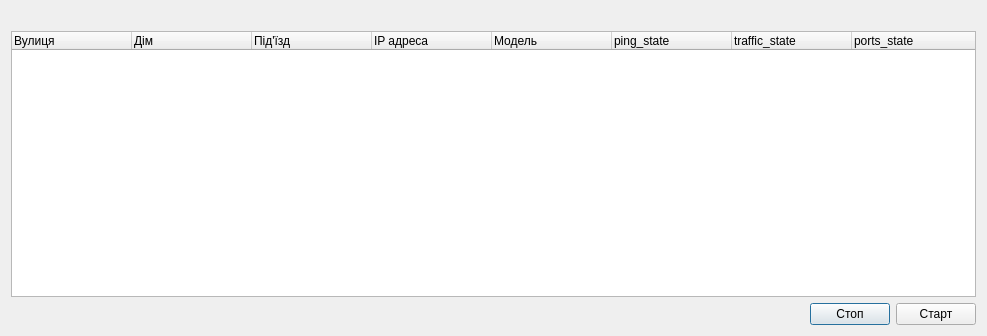
<?xml version="1.0" encoding="UTF-8"?>
<ui version="4.0">
 <class>SwitchesAlarmsDialogBase</class>
 <widget class="QDialog" name="SwitchesAlarmsDialogBase">
  <property name="geometry">
   <rect>
    <x>0</x>
    <y>0</y>
    <width>987</width>
    <height>336</height>
   </rect>
  </property>
  <property name="windowTitle">
   <string>Switches Alarms</string>
  </property>
  <layout class="QGridLayout" name="gridLayout">
   <item row="0" column="0" colspan="3">
    <layout class="QVBoxLayout" name="verticalLayout_2">
     <item>
      <layout class="QHBoxLayout" name="horizontalLayout"/>
     </item>
     <item>
      <widget class="QLabel" name="stateLabel">
       <property name="text">
        <string/>
       </property>
      </widget>
     </item>
     <item>
      <widget class="QTreeWidget" name="objectBrowser">
       <property name="columnCount">
        <number>8</number>
       </property>
       <attribute name="headerDefaultSectionSize">
        <number>120</number>
       </attribute>
       <column>
        <property name="text">
         <string>Вулиця</string>
        </property>
       </column>
       <column>
        <property name="text">
         <string>Дім</string>
        </property>
       </column>
       <column>
        <property name="text">
         <string>Під'їзд</string>
        </property>
       </column>
       <column>
        <property name="text">
         <string>IP адреса</string>
        </property>
       </column>
       <column>
        <property name="text">
         <string>Модель</string>
        </property>
       </column>
       <column>
        <property name="text">
         <string>ping_state</string>
        </property>
       </column>
       <column>
        <property name="text">
         <string>traffic_state</string>
        </property>
       </column>
       <column>
        <property name="text">
         <string>ports_state</string>
        </property>
       </column>
      </widget>
     </item>
    </layout>
   </item>
   <item row="1" column="0">
    <spacer name="horizontalSpacer">
     <property name="orientation">
      <enum>Qt::Horizontal</enum>
     </property>
     <property name="sizeHint" stdset="0">
      <size>
       <width>660</width>
       <height>20</height>
      </size>
     </property>
    </spacer>
   </item>
   <item row="1" column="1">
    <widget class="QPushButton" name="stopButton">
     <property name="text">
      <string>Стоп</string>
     </property>
    </widget>
   </item>
   <item row="1" column="2">
    <widget class="QPushButton" name="startButton">
     <property name="text">
      <string>Старт</string>
     </property>
    </widget>
   </item>
  </layout>
 </widget>
 <resources/>
 <connections/>
</ui>
